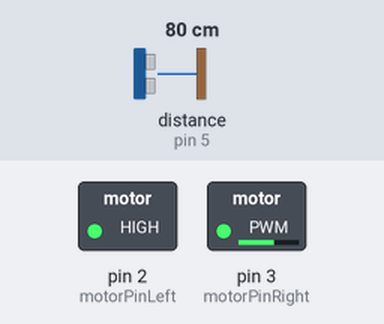
A sketch run on a simulated Arduino Uno, built with avr-gcc and run on an emulated ATmega328P. Shown: switched loads named in the sketch (green lamp = pin HIGH). Wiring (inferred from the names in the program): ultrasonic range finder: trigger pin 6; echo pin 5. Dashed ring = blinking. The inputs (shaded band) are chosen by the test bench; at power-on: distance to the obstacle (sensor on pin 5) 80 cm. The echo pulse lasts 58.3 µs per cm; pins used as bus, display or sensor lines are not drawn.

Above: at 1.2 s.
1.3 s: distance to the obstacle (sensor on pin 5) set to 45 cm
2.8 s: distance to the obstacle (sensor on pin 5) set to 37 cm
At 3.43 s:
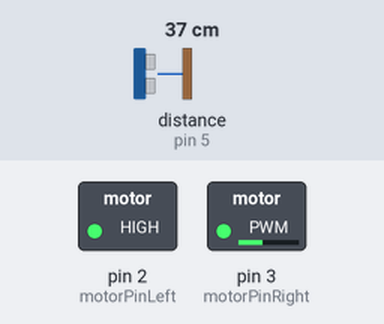
8.8 s: distance to the obstacle (sensor on pin 5) set to 60 cm
At 10.0 s:
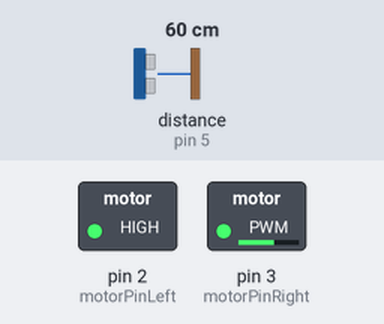
10.3 s: distance to the obstacle (sensor on pin 5) set to 2 cm
At 10.7 s:
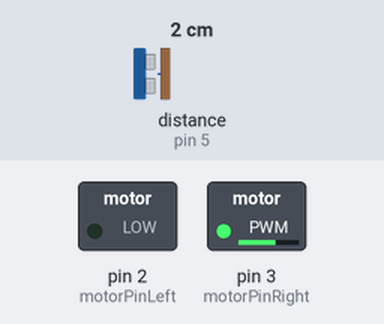
Timing chart, 0 to 14.3 s (numbered marks = the images above; inputs shaded):
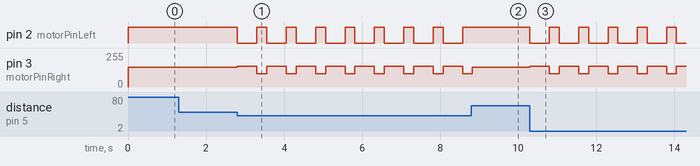

The sketch:

basicbluetooth.ino
```cpp
#include <SoftwareSerial.h>
SoftwareSerial BTserial(0,1); //setting up the Bluetooth to use 0 and 1 pins for the transmissions
char data = 0;          //for holding the data that will be sent to the phone
int motorPinRight = 3; //pins for the motors
int motorPinLeft = 2;
int trigPin = 6;       //pins for the ultra sonic
int echoPin = 5;
long duration;         //other variables
int distance;

void setup() {
  BTserial.begin(9600);
  Serial.begin(9600);
  pinMode(trigPin, OUTPUT); //intializing of the pins
  pinMode(echoPin, INPUT);
  pinMode(motorPinRight, OUTPUT);
  pinMode(motorPinLeft, OUTPUT);
}

void loop() {
      digitalWrite(trigPin, LOW); //This chunk is the ultra sonic sensor
      delayMicroseconds(2);
      digitalWrite(trigPin, HIGH);
      delayMicroseconds(10);
      digitalWrite(trigPin, LOW);

      duration = pulseIn(echoPin, HIGH); //length in time it takes for a ping response
      distance = duration*0.034/2; //getting the distance from the time
      int leftspeed = 150; //setting variables for forward 150
      int rightspeed = 150;
      analogWrite(motorPinRight, rightspeed); //setting both wheels up
      analogWrite(motorPinLeft, leftspeed);

      int x[10] = {1,2,3,4,5,6,7,8,9,10}; //PROOF OF CONCEPT CODE. USED WHEN CONNECTING BLUE TOOTH
      if(Serial.available() > 0){ //checking that if there is a response go forward
        data = Serial.read(); //reading the response
        if(data == '2'){ //if the command send is the number 2 then move forward
          int i;
          for(i = 0; i < 9; i++){ //for loop for sending over the data to the app.
            Serial.print(x[i]);
            Serial.print(",");
            Serial.println(x[i+1]);
          }
        }
      }
      if (distance < 40) { //this is checking the distance that the robot is from an object
        leftspeed = -100; //setting the server speeds for the robot to flee
        rightspeed = -100;
        analogWrite(motorPinRight, rightspeed);//changing wheel speeds to reverse
        analogWrite(motorPinLeft, leftspeed);
        delay(500); //giving it a delay of 0.5 seconds so it can reverse sufficiently

        rightspeed = 100; //setting turn speeds
        leftspeed = 150;
        analogWrite(motorPinRight, rightspeed); //changing wheel speeds
        analogWrite(motorPinLeft, leftspeed);
        delay(250);
      }

}
```

Measured:
- the behaviour switches between 41 and 40 cm on distance to the obstacle (sensor on pin 5) (found by bisection; images 0 and 1)
- after the input at 1.3 s, every drawn part: stays the same
- after the input at 2.8 s, pin 2 (motorPinLeft): alternates HIGH for 0.25 s and LOW for 0.50 s, starting at once; pin 3 (motorPinRight): alternates 156/255 for 0.50 s and 100/255 for 0.25 s, starting at once
- after the input at 8.8 s, pin 2 (motorPinLeft): stops changing and stays HIGH
- after the input at 10.3 s, pin 2 (motorPinLeft): alternates HIGH for 0.25 s and LOW for 0.50 s, starting at once; pin 3 (motorPinRight): alternates 156/255 for 0.50 s and 100/255 for 0.25 s, starting at once
